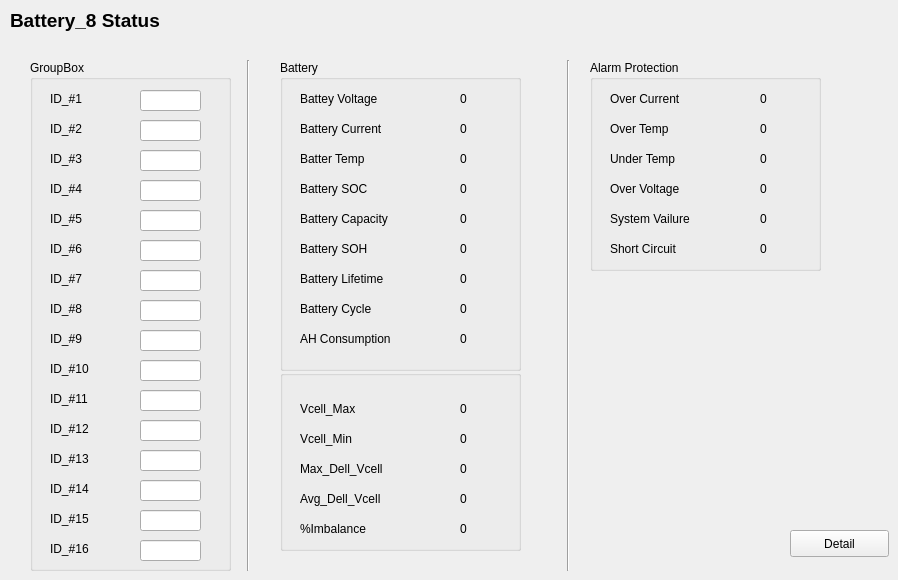
    <widget class="QWidget" name="page_9">
     <widget class="QPushButton" name="pushButton_9">
      <property name="geometry">
       <rect>
        <x>790</x>
        <y>530</y>
        <width>99</width>
        <height>27</height>
       </rect>
      </property>
      <property name="text">
       <string>Detail</string>
      </property>
     </widget>
     <widget class="QGroupBox" name="groupBox_38">
      <property name="geometry">
       <rect>
        <x>280</x>
        <y>370</y>
        <width>241</width>
        <height>181</height>
       </rect>
      </property>
      <property name="title">
       <string/>
      </property>
      <widget class="QLabel" name="label_323">
       <property name="geometry">
        <rect>
         <x>20</x>
         <y>30</y>
         <width>121</width>
         <height>17</height>
        </rect>
       </property>
       <property name="text">
        <string>Vcell_Max</string>
       </property>
      </widget>
      <widget class="QLabel" name="label_349">
       <property name="geometry">
        <rect>
         <x>20</x>
         <y>60</y>
         <width>101</width>
         <height>17</height>
        </rect>
       </property>
       <property name="text">
        <string>Vcell_Min</string>
       </property>
      </widget>
      <widget class="QLabel" name="label_350">
       <property name="geometry">
        <rect>
         <x>20</x>
         <y>90</y>
         <width>111</width>
         <height>17</height>
        </rect>
       </property>
       <property name="text">
        <string>Max_Dell_Vcell</string>
       </property>
      </widget>
      <widget class="QLabel" name="label_351">
       <property name="geometry">
        <rect>
         <x>20</x>
         <y>120</y>
         <width>111</width>
         <height>17</height>
        </rect>
       </property>
       <property name="text">
        <string>Avg_Dell_Vcell</string>
       </property>
      </widget>
      <widget class="QLabel" name="label_352">
       <property name="geometry">
        <rect>
         <x>20</x>
         <y>150</y>
         <width>121</width>
         <height>17</height>
        </rect>
       </property>
       <property name="text">
        <string>%Imbalance</string>
       </property>
      </widget>
      <widget class="QLabel" name="bat_8_vcell_max">
       <property name="geometry">
        <rect>
         <x>180</x>
         <y>30</y>
         <width>41</width>
         <height>17</height>
        </rect>
       </property>
       <property name="text">
        <string>0</string>
       </property>
      </widget>
      <widget class="QLabel" name="bat_8_vcell_min">
       <property name="geometry">
        <rect>
         <x>180</x>
         <y>60</y>
         <width>41</width>
         <height>17</height>
        </rect>
       </property>
       <property name="text">
        <string>0</string>
       </property>
      </widget>
      <widget class="QLabel" name="bat_8_max_dell_vcell">
       <property name="geometry">
        <rect>
         <x>180</x>
         <y>90</y>
         <width>41</width>
         <height>17</height>
        </rect>
       </property>
       <property name="text">
        <string>0</string>
       </property>
      </widget>
      <widget class="QLabel" name="bat_8_avg_dell_vcell">
       <property name="geometry">
        <rect>
         <x>180</x>
         <y>120</y>
         <width>41</width>
         <height>17</height>
        </rect>
       </property>
       <property name="text">
        <string>0</string>
       </property>
      </widget>
      <widget class="QLabel" name="bat_8_imbalance">
       <property name="geometry">
        <rect>
         <x>180</x>
         <y>150</y>
         <width>41</width>
         <height>17</height>
        </rect>
       </property>
       <property name="text">
        <string>0</string>
       </property>
      </widget>
     </widget>
     <widget class="QGroupBox" name="groupBox_39">
      <property name="geometry">
       <rect>
        <x>590</x>
        <y>60</y>
        <width>231</width>
        <height>211</height>
       </rect>
      </property>
      <property name="title">
       <string>Alarm Protection</string>
      </property>
      <widget class="QLabel" name="label_353">
       <property name="geometry">
        <rect>
         <x>20</x>
         <y>30</y>
         <width>121</width>
         <height>17</height>
        </rect>
       </property>
       <property name="text">
        <string>Over Current</string>
       </property>
      </widget>
      <widget class="QLabel" name="label_354">
       <property name="geometry">
        <rect>
         <x>20</x>
         <y>60</y>
         <width>101</width>
         <height>17</height>
        </rect>
       </property>
       <property name="text">
        <string>Over Temp</string>
       </property>
      </widget>
      <widget class="QLabel" name="label_355">
       <property name="geometry">
        <rect>
         <x>20</x>
         <y>90</y>
         <width>111</width>
         <height>17</height>
        </rect>
       </property>
       <property name="text">
        <string>Under Temp</string>
       </property>
      </widget>
      <widget class="QLabel" name="label_356">
       <property name="geometry">
        <rect>
         <x>20</x>
         <y>120</y>
         <width>111</width>
         <height>17</height>
        </rect>
       </property>
       <property name="text">
        <string>Over Voltage</string>
       </property>
      </widget>
      <widget class="QLabel" name="label_357">
       <property name="geometry">
        <rect>
         <x>20</x>
         <y>150</y>
         <width>121</width>
         <height>17</height>
        </rect>
       </property>
       <property name="text">
        <string>System Vailure</string>
       </property>
      </widget>
      <widget class="QLabel" name="label_358">
       <property name="geometry">
        <rect>
         <x>20</x>
         <y>180</y>
         <width>121</width>
         <height>17</height>
        </rect>
       </property>
       <property name="text">
        <string>Short Circuit</string>
       </property>
      </widget>
      <widget class="QLabel" name="bat_8_over_current">
       <property name="geometry">
        <rect>
         <x>170</x>
         <y>30</y>
         <width>41</width>
         <height>17</height>
        </rect>
       </property>
       <property name="text">
        <string>0</string>
       </property>
      </widget>
      <widget class="QLabel" name="bat_8_over_temp">
       <property name="geometry">
        <rect>
         <x>170</x>
         <y>60</y>
         <width>41</width>
         <height>17</height>
        </rect>
       </property>
       <property name="text">
        <string>0</string>
       </property>
      </widget>
      <widget class="QLabel" name="bat_8_under_temp">
       <property name="geometry">
        <rect>
         <x>170</x>
         <y>90</y>
         <width>41</width>
         <height>17</height>
        </rect>
       </property>
       <property name="text">
        <string>0</string>
       </property>
      </widget>
      <widget class="QLabel" name="bat_8_over_voltage">
       <property name="geometry">
        <rect>
         <x>170</x>
         <y>120</y>
         <width>41</width>
         <height>17</height>
        </rect>
       </property>
       <property name="text">
        <string>0</string>
       </property>
      </widget>
      <widget class="QLabel" name="bat_8_system_failure">
       <property name="geometry">
        <rect>
         <x>170</x>
         <y>150</y>
         <width>41</width>
         <height>17</height>
        </rect>
       </property>
       <property name="text">
        <string>0</string>
       </property>
      </widget>
      <widget class="QLabel" name="bat_8_short_circuit">
       <property name="geometry">
        <rect>
         <x>170</x>
         <y>180</y>
         <width>41</width>
         <height>17</height>
        </rect>
       </property>
       <property name="text">
        <string>0</string>
       </property>
      </widget>
     </widget>
     <widget class="Line" name="line_16">
      <property name="geometry">
       <rect>
        <x>560</x>
        <y>60</y>
        <width>16</width>
        <height>511</height>
       </rect>
      </property>
      <property name="orientation">
       <enum>Qt::Vertical</enum>
      </property>
     </widget>
     <widget class="Line" name="line_17">
      <property name="geometry">
       <rect>
        <x>240</x>
        <y>60</y>
        <width>16</width>
        <height>511</height>
       </rect>
      </property>
      <property name="orientation">
       <enum>Qt::Vertical</enum>
      </property>
     </widget>
     <widget class="QLabel" name="label_359">
      <property name="geometry">
       <rect>
        <x>10</x>
        <y>10</y>
        <width>161</width>
        <height>21</height>
       </rect>
      </property>
      <property name="font">
       <font>
        <pointsize>14</pointsize>
        <weight>75</weight>
        <bold>true</bold>
       </font>
      </property>
      <property name="text">
       <string>Battery_8 Status</string>
      </property>
     </widget>
     <widget class="QGroupBox" name="groupBox_40">
      <property name="geometry">
       <rect>
        <x>30</x>
        <y>60</y>
        <width>201</width>
        <height>511</height>
       </rect>
      </property>
      <property name="title">
       <string>GroupBox</string>
      </property>
      <widget class="QLabel" name="label_360">
       <property name="geometry">
        <rect>
         <x>20</x>
         <y>30</y>
         <width>121</width>
         <height>17</height>
        </rect>
       </property>
       <property name="text">
        <string>ID_#1</string>
       </property>
      </widget>
      <widget class="QLabel" name="label_361">
       <property name="geometry">
        <rect>
         <x>20</x>
         <y>60</y>
         <width>101</width>
         <height>17</height>
        </rect>
       </property>
       <property name="text">
        <string>ID_#2</string>
       </property>
      </widget>
      <widget class="QLabel" name="label_362">
       <property name="geometry">
        <rect>
         <x>20</x>
         <y>90</y>
         <width>111</width>
         <height>17</height>
        </rect>
       </property>
       <property name="text">
        <string>ID_#3</string>
       </property>
      </widget>
      <widget class="QLabel" name="label_363">
       <property name="geometry">
        <rect>
         <x>20</x>
         <y>120</y>
         <width>111</width>
         <height>17</height>
        </rect>
       </property>
       <property name="text">
        <string>ID_#4</string>
       </property>
      </widget>
      <widget class="QLabel" name="label_364">
       <property name="geometry">
        <rect>
         <x>20</x>
         <y>150</y>
         <width>121</width>
         <height>17</height>
        </rect>
       </property>
       <property name="text">
        <string>ID_#5</string>
       </property>
      </widget>
      <widget class="QLabel" name="label_365">
       <property name="geometry">
        <rect>
         <x>20</x>
         <y>180</y>
         <width>121</width>
         <height>17</height>
        </rect>
       </property>
       <property name="text">
        <string>ID_#6</string>
       </property>
      </widget>
      <widget class="QLabel" name="label_366">
       <property name="geometry">
        <rect>
         <x>20</x>
         <y>210</y>
         <width>121</width>
         <height>17</height>
        </rect>
       </property>
       <property name="text">
        <string>ID_#7</string>
       </property>
      </widget>
      <widget class="QLabel" name="label_367">
       <property name="geometry">
        <rect>
         <x>20</x>
         <y>240</y>
         <width>121</width>
         <height>17</height>
        </rect>
       </property>
       <property name="text">
        <string>ID_#8</string>
       </property>
      </widget>
      <widget class="QLabel" name="label_368">
       <property name="geometry">
        <rect>
         <x>20</x>
         <y>270</y>
         <width>121</width>
         <height>17</height>
        </rect>
       </property>
       <property name="text">
        <string>ID_#9</string>
       </property>
      </widget>
      <widget class="QLabel" name="label_369">
       <property name="geometry">
        <rect>
         <x>20</x>
         <y>300</y>
         <width>121</width>
         <height>17</height>
        </rect>
       </property>
       <property name="text">
        <string>ID_#10</string>
       </property>
      </widget>
      <widget class="QLabel" name="label_370">
       <property name="geometry">
        <rect>
         <x>20</x>
         <y>330</y>
         <width>121</width>
         <height>17</height>
        </rect>
       </property>
       <property name="text">
        <string>ID_#11</string>
       </property>
      </widget>
      <widget class="QLabel" name="label_371">
       <property name="geometry">
        <rect>
         <x>20</x>
         <y>390</y>
         <width>121</width>
         <height>17</height>
        </rect>
       </property>
       <property name="text">
        <string>ID_#13</string>
       </property>
      </widget>
      <widget class="QLabel" name="label_372">
       <property name="geometry">
        <rect>
         <x>20</x>
         <y>360</y>
         <width>121</width>
         <height>17</height>
        </rect>
       </property>
       <property name="text">
        <string>ID_#12</string>
       </property>
      </widget>
      <widget class="QLabel" name="label_373">
       <property name="geometry">
        <rect>
         <x>20</x>
         <y>420</y>
         <width>121</width>
         <height>17</height>
        </rect>
       </property>
       <property name="text">
        <string>ID_#14</string>
       </property>
      </widget>
      <widget class="QLabel" name="label_374">
       <property name="geometry">
        <rect>
         <x>20</x>
         <y>450</y>
         <width>121</width>
         <height>17</height>
        </rect>
       </property>
       <property name="text">
        <string>ID_#15</string>
       </property>
      </widget>
      <widget class="QLabel" name="label_375">
       <property name="geometry">
        <rect>
         <x>20</x>
         <y>480</y>
         <width>121</width>
         <height>17</height>
        </rect>
       </property>
       <property name="text">
        <string>ID_#16</string>
       </property>
      </widget>
      <widget class="QLineEdit" name="bat_8_id_9">
       <property name="geometry">
        <rect>
         <x>110</x>
         <y>270</y>
         <width>61</width>
         <height>21</height>
        </rect>
       </property>
      </widget>
      <widget class="QLineEdit" name="bat_8_id_10">
       <property name="geometry">
        <rect>
         <x>110</x>
         <y>300</y>
         <width>61</width>
         <height>21</height>
        </rect>
       </property>
      </widget>
      <widget class="QLineEdit" name="bat_8_id_15">
       <property name="geometry">
        <rect>
         <x>110</x>
         <y>450</y>
         <width>61</width>
         <height>21</height>
        </rect>
       </property>
      </widget>
      <widget class="QLineEdit" name="bat_8_id_6">
       <property name="geometry">
        <rect>
         <x>110</x>
         <y>180</y>
         <width>61</width>
         <height>21</height>
        </rect>
       </property>
      </widget>
      <widget class="QLineEdit" name="bat_8_id_8">
       <property name="geometry">
        <rect>
         <x>110</x>
         <y>240</y>
         <width>61</width>
         <height>21</height>
        </rect>
       </property>
      </widget>
      <widget class="QLineEdit" name="bat_8_id_5">
       <property name="geometry">
        <rect>
         <x>110</x>
         <y>150</y>
         <width>61</width>
         <height>21</height>
        </rect>
       </property>
      </widget>
      <widget class="QLineEdit" name="bat_8_id_16">
       <property name="geometry">
        <rect>
         <x>110</x>
         <y>480</y>
         <width>61</width>
         <height>21</height>
        </rect>
       </property>
      </widget>
      <widget class="QLineEdit" name="bat_8_id_11">
       <property name="geometry">
        <rect>
         <x>110</x>
         <y>330</y>
         <width>61</width>
         <height>21</height>
        </rect>
       </property>
      </widget>
      <widget class="QLineEdit" name="bat_8_id_12">
       <property name="geometry">
        <rect>
         <x>110</x>
         <y>360</y>
         <width>61</width>
         <height>21</height>
        </rect>
       </property>
      </widget>
      <widget class="QLineEdit" name="bat_8_id_1">
       <property name="geometry">
        <rect>
         <x>110</x>
         <y>30</y>
         <width>61</width>
         <height>21</height>
        </rect>
       </property>
      </widget>
      <widget class="QLineEdit" name="bat_8_id_13">
       <property name="geometry">
        <rect>
         <x>110</x>
         <y>390</y>
         <width>61</width>
         <height>21</height>
        </rect>
       </property>
      </widget>
      <widget class="QLineEdit" name="bat_8_id_2">
       <property name="geometry">
        <rect>
         <x>110</x>
         <y>60</y>
         <width>61</width>
         <height>21</height>
        </rect>
       </property>
      </widget>
      <widget class="QLineEdit" name="bat_8_id_14">
       <property name="geometry">
        <rect>
         <x>110</x>
         <y>420</y>
         <width>61</width>
         <height>21</height>
        </rect>
       </property>
      </widget>
      <widget class="QLineEdit" name="bat_8_id_4">
       <property name="geometry">
        <rect>
         <x>110</x>
         <y>120</y>
         <width>61</width>
         <height>21</height>
        </rect>
       </property>
      </widget>
      <widget class="QLineEdit" name="bat_8_id_3">
       <property name="geometry">
        <rect>
         <x>110</x>
         <y>90</y>
         <width>61</width>
         <height>21</height>
        </rect>
       </property>
      </widget>
      <widget class="QLineEdit" name="bat_8_id_7">
       <property name="geometry">
        <rect>
         <x>110</x>
         <y>210</y>
         <width>61</width>
         <height>21</height>
        </rect>
       </property>
      </widget>
     </widget>
     <widget class="QGroupBox" name="groupBox_41">
      <property name="geometry">
       <rect>
        <x>280</x>
        <y>60</y>
        <width>241</width>
        <height>311</height>
       </rect>
      </property>
      <property name="title">
       <string>Battery</string>
      </property>
      <widget class="QLabel" name="label_376">
       <property name="geometry">
        <rect>
         <x>20</x>
         <y>30</y>
         <width>121</width>
         <height>17</height>
        </rect>
       </property>
       <property name="text">
        <string>Battey Voltage</string>
       </property>
      </widget>
      <widget class="QLabel" name="label_377">
       <property name="geometry">
        <rect>
         <x>20</x>
         <y>60</y>
         <width>141</width>
         <height>17</height>
        </rect>
       </property>
       <property name="text">
        <string>Battery Current</string>
       </property>
      </widget>
      <widget class="QLabel" name="label_378">
       <property name="geometry">
        <rect>
         <x>20</x>
         <y>90</y>
         <width>111</width>
         <height>17</height>
        </rect>
       </property>
       <property name="text">
        <string>Batter Temp</string>
       </property>
      </widget>
      <widget class="QLabel" name="label_379">
       <property name="geometry">
        <rect>
         <x>20</x>
         <y>120</y>
         <width>111</width>
         <height>17</height>
        </rect>
       </property>
       <property name="text">
        <string>Battery SOC</string>
       </property>
      </widget>
      <widget class="QLabel" name="label_380">
       <property name="geometry">
        <rect>
         <x>20</x>
         <y>150</y>
         <width>141</width>
         <height>17</height>
        </rect>
       </property>
       <property name="text">
        <string>Battery Capacity</string>
       </property>
      </widget>
      <widget class="QLabel" name="label_381">
       <property name="geometry">
        <rect>
         <x>20</x>
         <y>180</y>
         <width>141</width>
         <height>17</height>
        </rect>
       </property>
       <property name="text">
        <string>Battery SOH</string>
       </property>
      </widget>
      <widget class="QLabel" name="label_382">
       <property name="geometry">
        <rect>
         <x>20</x>
         <y>210</y>
         <width>141</width>
         <height>17</height>
        </rect>
       </property>
       <property name="text">
        <string>Battery Lifetime</string>
       </property>
      </widget>
      <widget class="QLabel" name="label_383">
       <property name="geometry">
        <rect>
         <x>20</x>
         <y>240</y>
         <width>141</width>
         <height>17</height>
        </rect>
       </property>
       <property name="text">
        <string>Battery Cycle</string>
       </property>
      </widget>
      <widget class="QLabel" name="label_384">
       <property name="geometry">
        <rect>
         <x>20</x>
         <y>270</y>
         <width>141</width>
         <height>17</height>
        </rect>
       </property>
       <property name="text">
        <string>AH Consumption</string>
       </property>
      </widget>
      <widget class="QLabel" name="bat_8_voltage">
       <property name="geometry">
        <rect>
         <x>180</x>
         <y>30</y>
         <width>41</width>
         <height>17</height>
        </rect>
       </property>
       <property name="text">
        <string>0</string>
       </property>
      </widget>
      <widget class="QLabel" name="bat_8_current">
       <property name="geometry">
        <rect>
         <x>180</x>
         <y>60</y>
         <width>41</width>
         <height>17</height>
        </rect>
       </property>
       <property name="text">
        <string>0</string>
       </property>
      </widget>
      <widget class="QLabel" name="bat_8_temp">
       <property name="geometry">
        <rect>
         <x>180</x>
         <y>90</y>
         <width>41</width>
         <height>17</height>
        </rect>
       </property>
       <property name="text">
        <string>0</string>
       </property>
      </widget>
      <widget class="QLabel" name="bat_8_soc">
       <property name="geometry">
        <rect>
         <x>180</x>
         <y>120</y>
         <width>41</width>
         <height>17</height>
        </rect>
       </property>
       <property name="text">
        <string>0</string>
       </property>
      </widget>
      <widget class="QLabel" name="bat_8_capacity">
       <property name="geometry">
        <rect>
         <x>180</x>
         <y>150</y>
         <width>41</width>
         <height>17</height>
        </rect>
       </property>
       <property name="text">
        <string>0</string>
       </property>
      </widget>
      <widget class="QLabel" name="bat_8_soh">
       <property name="geometry">
        <rect>
         <x>180</x>
         <y>180</y>
         <width>41</width>
         <height>17</height>
        </rect>
       </property>
       <property name="text">
        <string>0</string>
       </property>
      </widget>
      <widget class="QLabel" name="bat_8_lifetime">
       <property name="geometry">
        <rect>
         <x>180</x>
         <y>210</y>
         <width>41</width>
         <height>17</height>
        </rect>
       </property>
       <property name="text">
        <string>0</string>
       </property>
      </widget>
      <widget class="QLabel" name="bat_8_cycle">
       <property name="geometry">
        <rect>
         <x>180</x>
         <y>240</y>
         <width>41</width>
         <height>17</height>
        </rect>
       </property>
       <property name="text">
        <string>0</string>
       </property>
      </widget>
      <widget class="QLabel" name="bat_8_consumption">
       <property name="geometry">
        <rect>
         <x>180</x>
         <y>270</y>
         <width>41</width>
         <height>17</height>
        </rect>
       </property>
       <property name="text">
        <string>0</string>
       </property>
      </widget>
     </widget>
    </widget>
